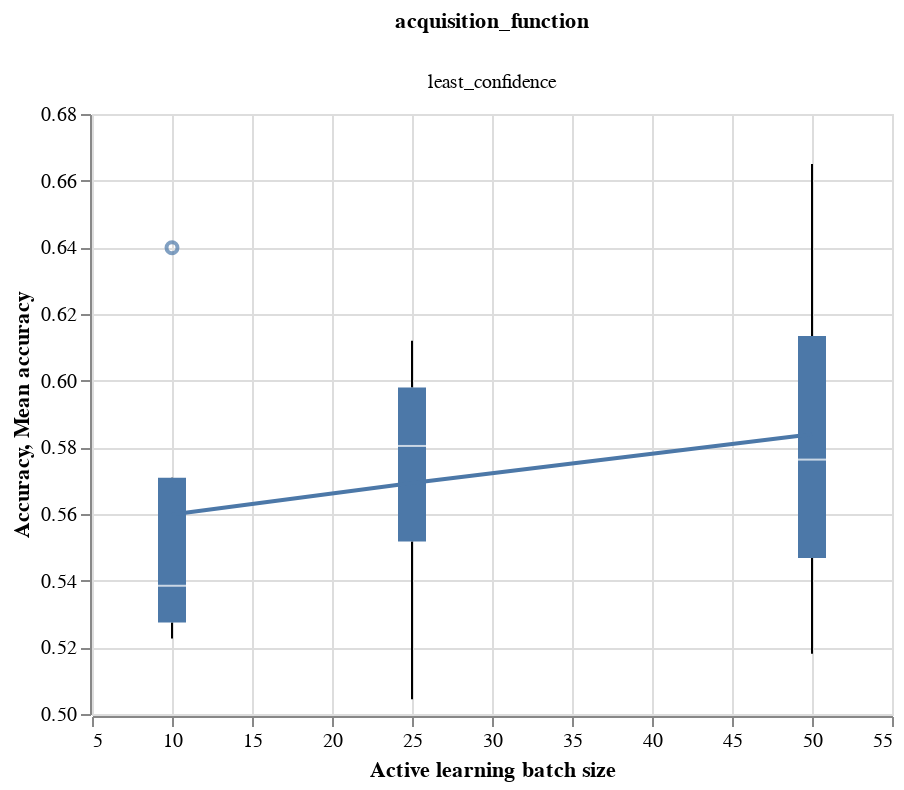

Write notebook code for a chart like this one.
### Code cell
base = alt.Chart(results_lc).encode(
    x=alt.X("active_batch_size:Q", scale=exclude_zero_point, title="Active learning batch size"),   
)

plot_against_base(base)

### Figure 1 — Vega-Lite specification as saved in the notebook (floating-point values rounded to 4 significant figures)
{"config": {"view": {"continuousWidth": 400, "continuousHeight": 300}}, "data": {"name": "data-dc27a5d1cdc7d93688fccb5c7d040c8e"}, "facet": {"column": {"type": "nominal", "field": "acquisition_function"}}, "spec": {"layer": [{"mark": "boxplot", "encoding": {"x": {"type": "quantitative", "field": "active_batch_size", "scale": {"zero": false}, "title": "Active learning batch size"}, "y": {"type": "quantitative", "field": "final_accuracy", "scale": {"zero": false}, "title": "Accuracy"}}}, {"mark": "line", "encoding": {"x": {"type": "quantitative", "field": "active_batch_size", "scale": {"zero": false}, "title": "Active learning batch size"}, "y": {"type": "quantitative", "aggregate": "mean", "field": "final_accuracy", "scale": {"zero": false}, "title": "Mean accuracy"}}}]}, "$schema": "https://vega.github.io/schema/vega-lite/v4.8.1.json", "datasets": {"data-dc27a5d1cdc7d93688fccb5c7d040c8e": [{"acquisition_function": "least_confidence", "seed_size": 10000, "active_batch_size": 10, "accuracy": [0.5024, 0.4933, 0.5049, 0.5043, 0.5094, 0.5375, 0.5535, 0.529], "final_accuracy": 0.529}, {"acquisition_function": "least_confidence", "seed_size": 10000, "active_batch_size": 25, "accuracy": [0.4993, 0.4929, 0.5075, 0.4933, 0.505, 0.5132, 0.5404, 0.5675], "final_accuracy": 0.5675}, {"acquisition_function": "least_confidence", "seed_size": 10000, "active_batch_size": 50, "accuracy": [0.4956, 0.4926, 0.5226, 0.4956, 0.5336, 0.551, 0.5457, 0.5564], "final_accuracy": 0.5564}, {"acquisition_function": "least_confidence", "seed_size": 15000, "active_batch_size": 10, "accuracy": [0.5019, 0.509, 0.5079, 0.5307, 0.5143, 0.5222, 0.5146, 0.5479], "final_accuracy": 0.5479}, {"acquisition_function": "least_confidence", "seed_size": 15000, "active_batch_size": 25, "accuracy": [0.4969, 0.4925, 0.499, 0.5294, 0.5653, 0.5879, 0.6124, 0.6119], "final_accuracy": 0.6119}, {"acquisition_function": "least_confidence", "seed_size": 15000, "active_batch_size": 50, "accuracy": [0.5039, 0.5088, 0.5193, 0.4969, 0.5107, 0.5406, 0.5803, 0.5962], "final_accuracy": 0.5962}, {"acquisition_function": "least_confidence", "seed_size": 20000, "active_batch_size": 10, "accuracy": [0.5044, 0.5156, 0.5385, 0.5354, 0.5732, 0.6015, 0.6049, 0.6399], "final_accuracy": 0.6399}, {"acquisition_function": "least_confidence", "seed_size": 20000, "active_batch_size": 25, "accuracy": [0.5058, 0.5262, 0.5726, 0.5613, 0.5686, 0.5713, 0.5882, 0.5933], "final_accuracy": 0.5933}, {"acquisition_function": "least_confidence", "seed_size": 20000, "active_batch_size": 50, "accuracy": [0.4919, 0.5133, 0.5779, 0.5913, 0.5926, 0.6089, 0.6153, 0.665], "final_accuracy": 0.665}, {"acquisition_function": "least_confidence", "seed_size": 5000, "active_batch_size": 10, "accuracy": [0.4958, 0.4878, 0.4914, 0.5046, 0.5128, 0.5188, 0.4976, 0.5226], "final_accuracy": 0.5226}, {"acquisition_function": "least_confidence", "seed_size": 5000, "active_batch_size": 25, "accuracy": [0.4879, 0.4935, 0.5022, 0.4943, 0.5072, 0.5117, 0.5168, 0.5044], "final_accuracy": 0.5044}, {"acquisition_function": "least_confidence", "seed_size": 5000, "active_batch_size": 50, "accuracy": [0.4993, 0.5026, 0.5018, 0.5001, 0.5049, 0.4985, 0.5046, 0.5181], "final_accuracy": 0.5181}]}}
